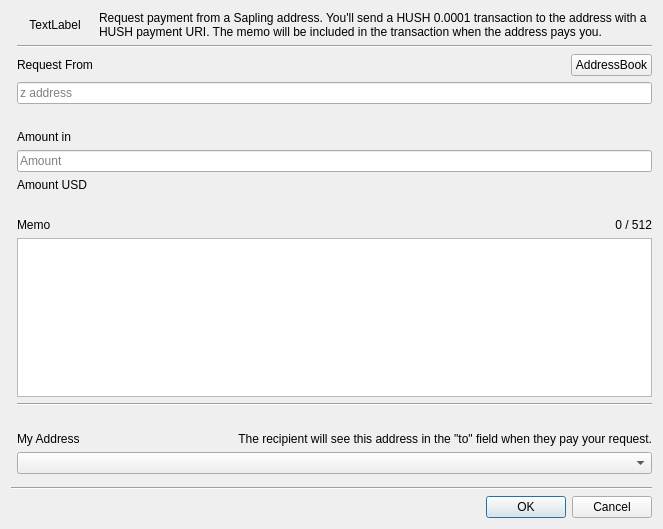
<?xml version="1.0" encoding="UTF-8"?>
<ui version="4.0">
 <class>RequestDialog</class>
 <widget class="QDialog" name="RequestDialog">
  <property name="geometry">
   <rect>
    <x>0</x>
    <y>0</y>
    <width>663</width>
    <height>529</height>
   </rect>
  </property>
  <property name="windowTitle">
   <string>Payment Request</string>
  </property>
  <layout class="QGridLayout" name="gridLayout">
   <item row="18" column="1" colspan="3">
    <widget class="AddressCombo" name="cmbMyAddress"/>
   </item>
   <item row="2" column="3">
    <layout class="QHBoxLayout" name="horizontalLayout">
     <item>
      <spacer name="horizontalSpacer">
       <property name="orientation">
        <enum>Qt::Horizontal</enum>
       </property>
       <property name="sizeHint" stdset="0">
        <size>
         <width>40</width>
         <height>20</height>
        </size>
       </property>
      </spacer>
     </item>
     <item>
      <widget class="QPushButton" name="btnAddressBook">
       <property name="text">
        <string>AddressBook</string>
       </property>
      </widget>
     </item>
    </layout>
   </item>
   <item row="21" column="0" colspan="4">
    <widget class="Line" name="line">
     <property name="orientation">
      <enum>Qt::Horizontal</enum>
     </property>
    </widget>
   </item>
   <item row="2" column="1">
    <widget class="QLabel" name="lblAddress">
     <property name="text">
      <string>Request From</string>
     </property>
    </widget>
   </item>
   <item row="15" column="1">
    <widget class="QLabel" name="label_2">
     <property name="text">
      <string>My Address</string>
     </property>
    </widget>
   </item>
   <item row="5" column="1" colspan="3">
    <widget class="QLabel" name="lblSaplingWarning">
     <property name="styleSheet">
      <string notr="true">color: red;</string>
     </property>
     <property name="text">
      <string/>
     </property>
    </widget>
   </item>
   <item row="6" column="1">
    <widget class="QLabel" name="lblAmount">
     <property name="text">
      <string>Amount in </string>
     </property>
    </widget>
   </item>
   <item row="10" column="1">
    <widget class="QLabel" name="label">
     <property name="text">
      <string/>
     </property>
    </widget>
   </item>
   <item row="24" column="2" colspan="2">
    <widget class="QDialogButtonBox" name="buttonBox">
     <property name="orientation">
      <enum>Qt::Horizontal</enum>
     </property>
     <property name="standardButtons">
      <set>QDialogButtonBox::Cancel|QDialogButtonBox::Ok</set>
     </property>
    </widget>
   </item>
   <item row="14" column="1">
    <widget class="QLabel" name="label_4">
     <property name="text">
      <string/>
     </property>
    </widget>
   </item>
   <item row="4" column="1" colspan="3">
    <widget class="QLineEdit" name="txtFrom">
     <property name="sizePolicy">
      <sizepolicy hsizetype="Minimum" vsizetype="Fixed">
       <horstretch>0</horstretch>
       <verstretch>0</verstretch>
      </sizepolicy>
     </property>
     <property name="alignment">
      <set>Qt::AlignLeading|Qt::AlignLeft|Qt::AlignVCenter</set>
     </property>
     <property name="placeholderText">
      <string>z address</string>
     </property>
    </widget>
   </item>
   <item row="1" column="1" colspan="3">
    <widget class="Line" name="line_3">
     <property name="orientation">
      <enum>Qt::Horizontal</enum>
     </property>
    </widget>
   </item>
   <item row="12" column="1" colspan="3">
    <widget class="MemoEdit" name="txtMemo">
     <property name="sizePolicy">
      <sizepolicy hsizetype="Expanding" vsizetype="Preferred">
       <horstretch>0</horstretch>
       <verstretch>0</verstretch>
      </sizepolicy>
     </property>
    </widget>
   </item>
   <item row="7" column="1" colspan="3">
    <widget class="QLineEdit" name="txtAmount">
     <property name="alignment">
      <set>Qt::AlignLeading|Qt::AlignLeft|Qt::AlignVCenter</set>
     </property>
     <property name="placeholderText">
      <string>Amount</string>
     </property>
    </widget>
   </item>
   <item row="13" column="1" colspan="3">
    <widget class="Line" name="line_2">
     <property name="orientation">
      <enum>Qt::Horizontal</enum>
     </property>
    </widget>
   </item>
   <item row="15" column="3">
    <widget class="QLabel" name="lblAddressInfo">
     <property name="text">
      <string>The recipient will see this address in the &quot;to&quot; field when they pay your request.</string>
     </property>
     <property name="alignment">
      <set>Qt::AlignRight|Qt::AlignTrailing|Qt::AlignVCenter</set>
     </property>
    </widget>
   </item>
   <item row="11" column="3">
    <widget class="QLabel" name="lblMemoLen">
     <property name="text">
      <string notr="true">0 / 512</string>
     </property>
     <property name="alignment">
      <set>Qt::AlignRight|Qt::AlignTrailing|Qt::AlignVCenter</set>
     </property>
    </widget>
   </item>
   <item row="9" column="1">
    <widget class="QLabel" name="txtAmountUSD">
     <property name="text">
      <string>Amount USD</string>
     </property>
     <property name="alignment">
      <set>Qt::AlignLeading|Qt::AlignLeft|Qt::AlignVCenter</set>
     </property>
    </widget>
   </item>
   <item row="20" column="1">
    <spacer name="verticalSpacer">
     <property name="orientation">
      <enum>Qt::Vertical</enum>
     </property>
     <property name="sizeHint" stdset="0">
      <size>
       <width>20</width>
       <height>40</height>
      </size>
     </property>
    </spacer>
   </item>
   <item row="11" column="1">
    <widget class="QLabel" name="label_3">
     <property name="text">
      <string>Memo</string>
     </property>
    </widget>
   </item>
   <item row="0" column="1">
    <widget class="QLabel" name="lblPixmap">
     <property name="text">
      <string>TextLabel</string>
     </property>
     <property name="alignment">
      <set>Qt::AlignCenter</set>
     </property>
    </widget>
   </item>
   <item row="0" column="2" colspan="2">
    <widget class="QLabel" name="lblHeader">
     <property name="text">
      <string>Request payment from a Sapling address. You'll send a HUSH 0.0001 transaction to the address with a HUSH payment URI. The memo will be included in the transaction when the address pays you.</string>
     </property>
     <property name="wordWrap">
      <bool>true</bool>
     </property>
    </widget>
   </item>
  </layout>
 </widget>
 <customwidgets>
  <customwidget>
   <class>MemoEdit</class>
   <extends>QPlainTextEdit</extends>
   <header>memoedit.h</header>
  </customwidget>
  <customwidget>
   <class>AddressCombo</class>
   <extends>QComboBox</extends>
   <header>addresscombo.h</header>
  </customwidget>
 </customwidgets>
 <tabstops>
  <tabstop>txtAmount</tabstop>
  <tabstop>txtMemo</tabstop>
 </tabstops>
 <resources/>
 <connections>
  <connection>
   <sender>buttonBox</sender>
   <signal>accepted()</signal>
   <receiver>RequestDialog</receiver>
   <slot>accept()</slot>
   <hints>
    <hint type="sourcelabel">
     <x>248</x>
     <y>254</y>
    </hint>
    <hint type="destinationlabel">
     <x>157</x>
     <y>274</y>
    </hint>
   </hints>
  </connection>
  <connection>
   <sender>buttonBox</sender>
   <signal>rejected()</signal>
   <receiver>RequestDialog</receiver>
   <slot>reject()</slot>
   <hints>
    <hint type="sourcelabel">
     <x>316</x>
     <y>260</y>
    </hint>
    <hint type="destinationlabel">
     <x>286</x>
     <y>274</y>
    </hint>
   </hints>
  </connection>
 </connections>
</ui>
